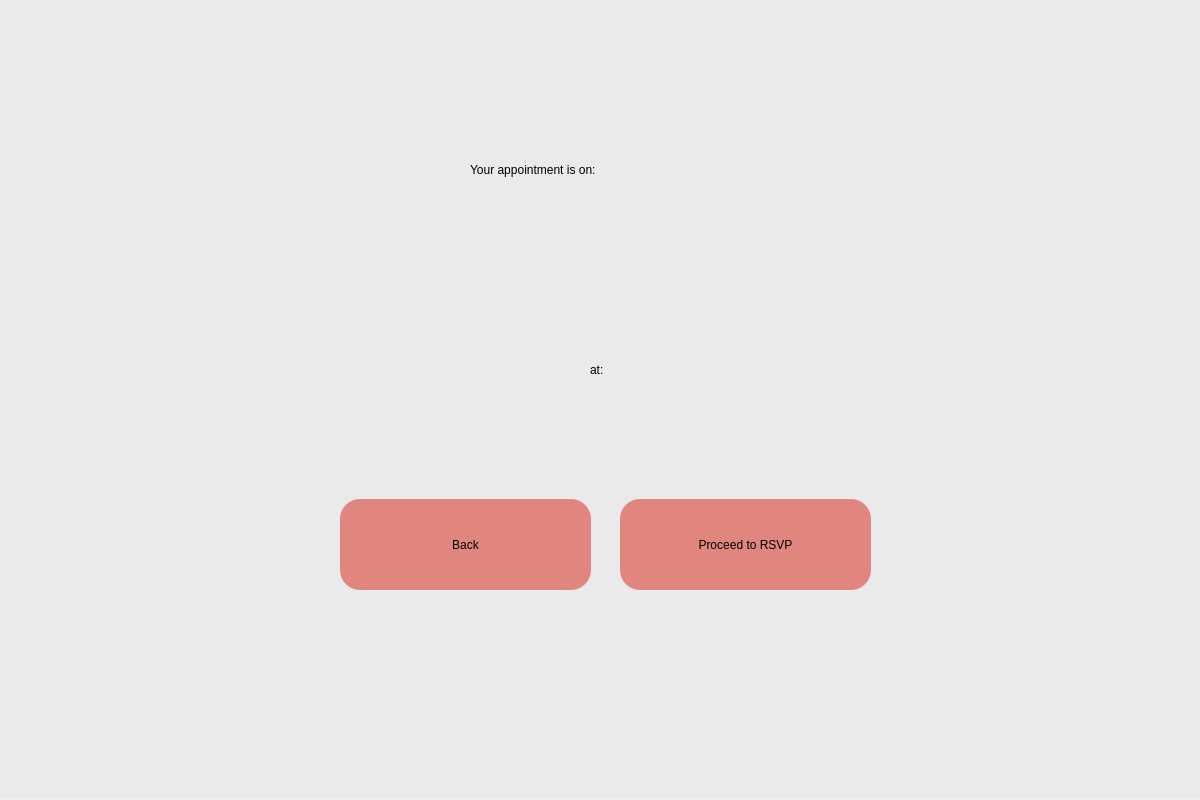
<?xml version="1.0" encoding="UTF-8"?>
<ui version="4.0">
 <class>Dialog</class>
 <widget class="QDialog" name="Dialog">
  <property name="geometry">
   <rect>
    <x>0</x>
    <y>0</y>
    <width>1200</width>
    <height>800</height>
   </rect>
  </property>
  <property name="windowTitle">
   <string>Dialog</string>
  </property>
  <widget class="QWidget" name="widget" native="true">
   <property name="geometry">
    <rect>
     <x>0</x>
     <y>-1</y>
     <width>1200</width>
     <height>800</height>
    </rect>
   </property>
   <property name="styleSheet">
    <string notr="true">QWidget#widget{
background-color:rgb(234, 234, 234);}</string>
   </property>
   <widget class="QPushButton" name="btn_rsvp">
    <property name="enabled">
     <bool>true</bool>
    </property>
    <property name="geometry">
     <rect>
      <x>620</x>
      <y>500</y>
      <width>251</width>
      <height>91</height>
     </rect>
    </property>
    <property name="styleSheet">
     <string notr="true">border-radius:20px;background-color:rgb(225, 134, 127);
font: 20pt &quot;Calibri&quot;;</string>
    </property>
    <property name="text">
     <string>Proceed to RSVP</string>
    </property>
   </widget>
   <widget class="QLabel" name="label_appointment_status">
    <property name="enabled">
     <bool>true</bool>
    </property>
    <property name="geometry">
     <rect>
      <x>470</x>
      <y>150</y>
      <width>271</width>
      <height>41</height>
     </rect>
    </property>
    <property name="styleSheet">
     <string notr="true">font: 16pt &quot;Calibri&quot;;color:black</string>
    </property>
    <property name="text">
     <string>Your appointment is on:</string>
    </property>
   </widget>
   <widget class="QLabel" name="label_date">
    <property name="geometry">
     <rect>
      <x>430</x>
      <y>220</y>
      <width>351</width>
      <height>41</height>
     </rect>
    </property>
    <property name="styleSheet">
     <string notr="true">font: 16pt &quot;Calibri&quot;;color:black</string>
    </property>
    <property name="text">
     <string/>
    </property>
   </widget>
   <widget class="QLabel" name="label_time">
    <property name="geometry">
     <rect>
      <x>430</x>
      <y>270</y>
      <width>351</width>
      <height>41</height>
     </rect>
    </property>
    <property name="styleSheet">
     <string notr="true">font: 16pt &quot;Calibri&quot;;color:black</string>
    </property>
    <property name="text">
     <string/>
    </property>
   </widget>
   <widget class="QLabel" name="label_venue">
    <property name="geometry">
     <rect>
      <x>430</x>
      <y>410</y>
      <width>351</width>
      <height>41</height>
     </rect>
    </property>
    <property name="styleSheet">
     <string notr="true">font: 16pt &quot;Calibri&quot;;color:black</string>
    </property>
    <property name="text">
     <string/>
    </property>
   </widget>
   <widget class="QLabel" name="label_at">
    <property name="geometry">
     <rect>
      <x>590</x>
      <y>350</y>
      <width>41</width>
      <height>41</height>
     </rect>
    </property>
    <property name="styleSheet">
     <string notr="true">font: 16pt &quot;Calibri&quot;;color:black</string>
    </property>
    <property name="text">
     <string>at:</string>
    </property>
   </widget>
   <widget class="QPushButton" name="btn_back">
    <property name="enabled">
     <bool>true</bool>
    </property>
    <property name="geometry">
     <rect>
      <x>340</x>
      <y>500</y>
      <width>251</width>
      <height>91</height>
     </rect>
    </property>
    <property name="styleSheet">
     <string notr="true">border-radius:20px;background-color:rgb(225, 134, 127);
font: 20pt &quot;Calibri&quot;;</string>
    </property>
    <property name="text">
     <string>Back</string>
    </property>
   </widget>
  </widget>
 </widget>
 <resources/>
 <connections/>
</ui>
